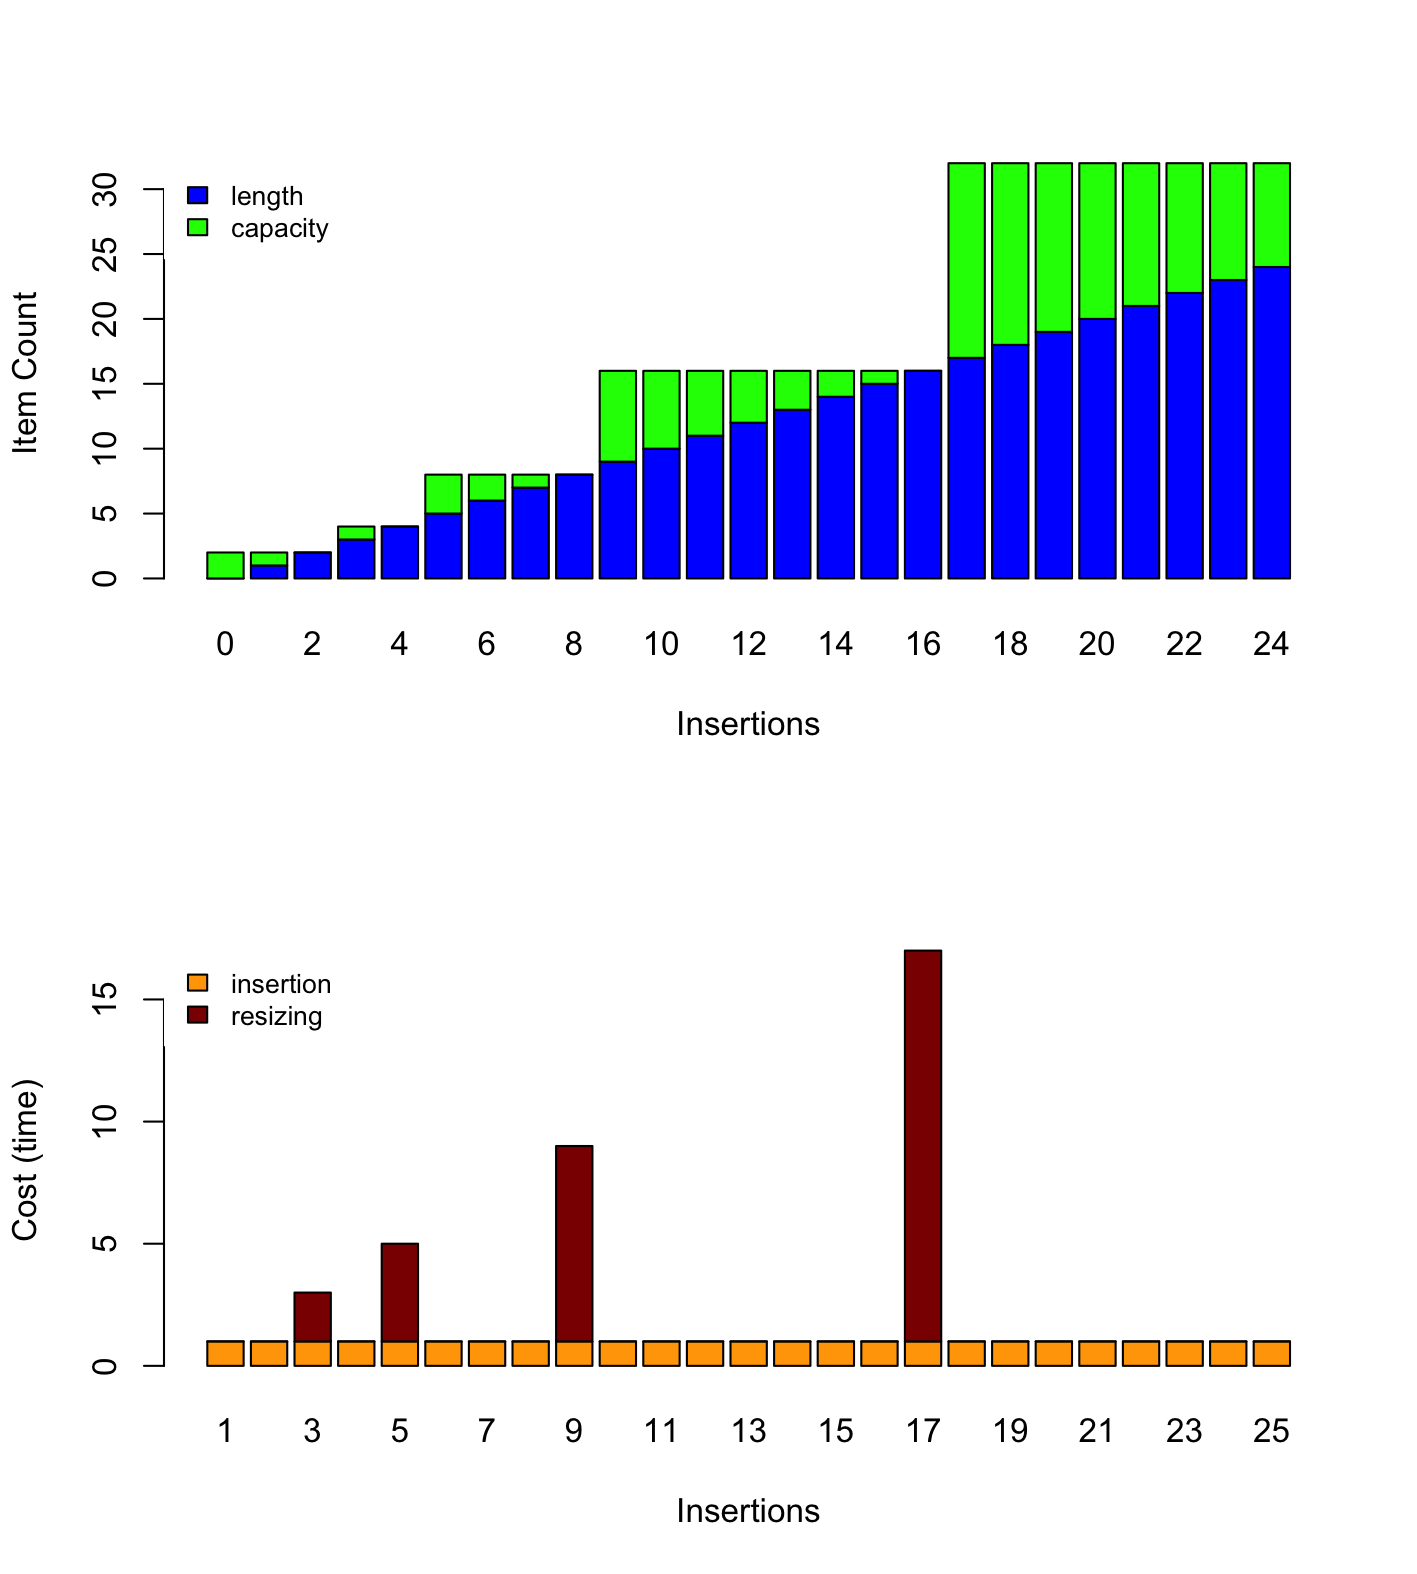

This chart was generated by the following R code:
#  Generate a view of the capacity of an array that grow by two

library("areaplot")

data <- matrix(ncol = 25, nrow = 4);
rownames(data) <- c("length", "capacity", "insertion", "resizing");

cost <- 1;
length <- 0;
capacity <- 2;
step <- 0;
while (step < 25) {
    data[1, step+1] <- length;
    data[2, step+1] <- capacity - length;
    data[3, step+1] <- 1;
    data[4, step+1] <- if (capacity == length) length else 0;
    if (length >= capacity) {
        capacity <- capacity * 2;
    }
    length <- length + 1;
    step <- step + 1;
}

show(data);

png("growth_by_2.png", height=20, width=18, units="cm", res=200);

par(mfrow=c(2,1))

barplot(data[c(1,2),],
        names.arg=data[1,],
        xlab="Insertions",
        ylab="Item Count",
        col=c("blue", "green"));

legend("topleft",
       c("length", "capacity"),
       cex = 0.8,
       fill = c("blue", "green"),
       box.lty=0);

## areaplot(seq(1,25), data[,c(1,2)],
##          xlab="Insertions",
##          ylab="Item Count",
##          legend=TRUE,
##          args.legend = list(x = "topleft", cex = 0.65));

barplot(data[c(3,4),],
    xlab="Insertions",
    ylab="Cost (time)",
    names.arg=seq(1,25),
    axes=TRUE,
    col=c("orange", "darkred"));

legend("topleft",
       c("insertion", "resizing"),
       cex = 0.8,
       fill = c("orange", "darkred"),
       box.lty=0);

dev.off();
